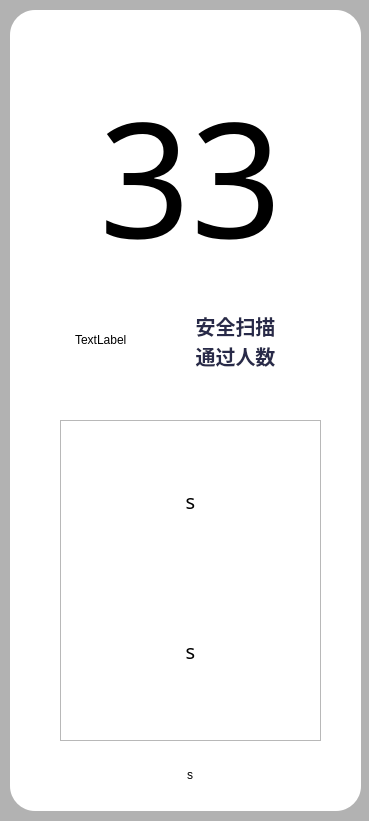
<?xml version="1.0" encoding="UTF-8"?>
<ui version="4.0">
 <class>DoorSystem</class>
 <widget class="QDialog" name="DoorSystem">
  <property name="geometry">
   <rect>
    <x>0</x>
    <y>0</y>
    <width>369</width>
    <height>821</height>
   </rect>
  </property>
  <property name="windowTitle">
   <string>Dialog</string>
  </property>
  <property name="styleSheet">
   <string notr="true">QDialog#DoorSystem{
background-color:rgb(178,178,178,255);
}</string>
  </property>
  <widget class="QFrame" name="bottom">
   <property name="geometry">
    <rect>
     <x>10</x>
     <y>10</y>
     <width>351</width>
     <height>801</height>
    </rect>
   </property>
   <property name="styleSheet">
    <string notr="true">QFrame#bottom
{
	background-color:#ffffff;
 
	border:none;
	border-radius:25px;
}</string>
   </property>
   <property name="frameShape">
    <enum>QFrame::StyledPanel</enum>
   </property>
   <property name="frameShadow">
    <enum>QFrame::Raised</enum>
   </property>
   <widget class="QLabel" name="label_3">
    <property name="geometry">
     <rect>
      <x>175</x>
      <y>300</y>
      <width>101</width>
      <height>31</height>
     </rect>
    </property>
    <property name="font">
     <font>
      <family>Adobe 黑体 Std R</family>
      <pointsize>15</pointsize>
      <weight>75</weight>
      <bold>true</bold>
     </font>
    </property>
    <property name="styleSheet">
     <string notr="true">color:#282A49</string>
    </property>
    <property name="text">
     <string>安全扫描</string>
    </property>
    <property name="alignment">
     <set>Qt::AlignCenter</set>
    </property>
   </widget>
   <widget class="QLabel" name="label_4">
    <property name="geometry">
     <rect>
      <x>175</x>
      <y>330</y>
      <width>101</width>
      <height>31</height>
     </rect>
    </property>
    <property name="font">
     <font>
      <family>Adobe 黑体 Std R</family>
      <pointsize>15</pointsize>
      <weight>75</weight>
      <bold>true</bold>
     </font>
    </property>
    <property name="styleSheet">
     <string notr="true">color:#282A49</string>
    </property>
    <property name="text">
     <string>通过人数</string>
    </property>
    <property name="alignment">
     <set>Qt::AlignCenter</set>
    </property>
   </widget>
   <widget class="QPushButton" name="BackMain">
    <property name="geometry">
     <rect>
      <x>155</x>
      <y>740</y>
      <width>50</width>
      <height>50</height>
     </rect>
    </property>
    <property name="styleSheet">
     <string notr="true">max-width:50px;
 max-height:50px;
 min-width:50px;
 min-height:50px;
border-radius:25px;
background-color: white;
 border-style: solid;</string>
    </property>
    <property name="text">
     <string>s</string>
    </property>
   </widget>
   <widget class="QLabel" name="PassTimes">
    <property name="geometry">
     <rect>
      <x>75</x>
      <y>60</y>
      <width>211</width>
      <height>211</height>
     </rect>
    </property>
    <property name="font">
     <font>
      <family>Adobe 黑体 Std R</family>
      <pointsize>120</pointsize>
     </font>
    </property>
    <property name="text">
     <string>33</string>
    </property>
    <property name="alignment">
     <set>Qt::AlignCenter</set>
    </property>
   </widget>
   <widget class="QLabel" name="label_2">
    <property name="geometry">
     <rect>
      <x>65</x>
      <y>280</y>
      <width>100</width>
      <height>100</height>
     </rect>
    </property>
    <property name="text">
     <string>TextLabel</string>
    </property>
   </widget>
   <widget class="QFrame" name="frame">
    <property name="geometry">
     <rect>
      <x>50</x>
      <y>410</y>
      <width>261</width>
      <height>321</height>
     </rect>
    </property>
    <property name="frameShape">
     <enum>QFrame::StyledPanel</enum>
    </property>
    <property name="frameShadow">
     <enum>QFrame::Raised</enum>
    </property>
    <widget class="QPushButton" name="OpenDoor">
     <property name="geometry">
      <rect>
       <x>40</x>
       <y>40</y>
       <width>181</width>
       <height>81</height>
      </rect>
     </property>
     <property name="font">
      <font>
       <family>Adobe 黑体 Std R</family>
       <pointsize>15</pointsize>
      </font>
     </property>
     <property name="styleSheet">
      <string notr="true">QPushButton
{
	border-radius:15px;
	background:#FFFFFF;
}</string>
     </property>
     <property name="text">
      <string>s</string>
     </property>
     <property name="icon">
      <iconset>
       <normaloff>:/C:/Users/Alumer/Desktop/SystemOp.png</normaloff>:/C:/Users/Alumer/Desktop/SystemOp.png</iconset>
     </property>
     <property name="iconSize">
      <size>
       <width>100</width>
       <height>50</height>
      </size>
     </property>
     <property name="checkable">
      <bool>true</bool>
     </property>
     <property name="checked">
      <bool>true</bool>
     </property>
     <property name="autoExclusive">
      <bool>true</bool>
     </property>
    </widget>
    <widget class="QPushButton" name="CloseDoor">
     <property name="geometry">
      <rect>
       <x>40</x>
       <y>190</y>
       <width>181</width>
       <height>81</height>
      </rect>
     </property>
     <property name="font">
      <font>
       <family>Adobe 黑体 Std R</family>
       <pointsize>15</pointsize>
      </font>
     </property>
     <property name="styleSheet">
      <string notr="true">QPushButton
{
	border-radius:15px;
	background:#FFFFFF;
}</string>
     </property>
     <property name="text">
      <string>s</string>
     </property>
     <property name="icon">
      <iconset>
       <normaloff>:/C:/Users/Alumer/Desktop/SystemOp.png</normaloff>:/C:/Users/Alumer/Desktop/SystemOp.png</iconset>
     </property>
     <property name="iconSize">
      <size>
       <width>100</width>
       <height>50</height>
      </size>
     </property>
    </widget>
   </widget>
  </widget>
 </widget>
 <resources/>
 <connections/>
</ui>
